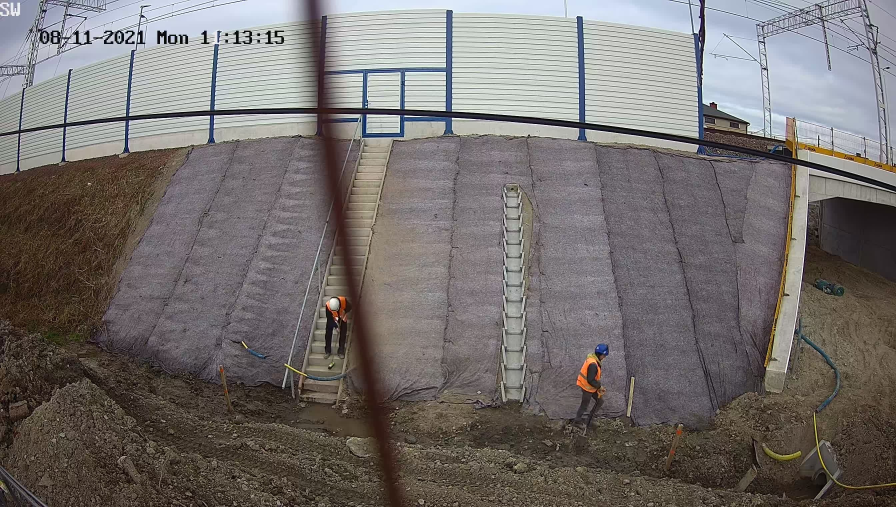
#> input picture images/original_day/image_1.jpg, 2688 x 1520 px, given as the content of the folder images/../images/original_day/image_1.jpg, which was not available (shown at 1/3 size)
$ python hog.py ../images/original_day/image_1.jpg
#> lines starting #> are read from the running program, lines starting #| are printed output that depends on the picture; pictures that were not available may be replaced by others from this repository, and a replacement may not be noted
# lots of false positive
# https://github.com/ThuraAung1601/human-detection-hog
# https://debuggercafe.com/opencv-hog-for-accurate-and-fast-person-detection/
# https://thedatafrog.com/en/articles/human-detection-video/

import cv2
import glob as glob
import os
import shutil
import sys
import imutils
from imutils.object_detection import non_max_suppression
import numpy as np
import time

class HogDetector:
    def __init__(self):
        self.hog = cv2.HOGDescriptor()
        self.hog.setSVMDetector(cv2.HOGDescriptor_getDefaultPeopleDetector())

    def detect_and_save(self, image_path):
        image = cv2.imread(image_path)
#> image is the input picture: shape (1520, 2688, 3); mean B, G, R 109.4, 111.2, 116.5
        image = imutils.resize(image, width=max(2840, image.shape[1])) #Resizing our image also improves the overall accuracy of our pedestrian detection (i.e., less false-positives).
#> image: shape (1605, 2840, 3)
        rects, weights = self.hog.detectMultiScale(image, winStride=(4, 4), padding=(8, 8), scale=1.05)
#> rects = [[421, 25, 65, 130], [1242, 238, 65, 130], [1389, 243, 66, 132], [1813, 280, 64, 128], [2399, 322, 66, 132], [243, 2, 79, 158], [1071, 412, 102, 204], [975, 756, 97, 194], [1011, 899, 95, 189], [904, 8, 194, 387]]; weights = [0.475, 0.961, 0.515, 0.168, 0.739, 0.941, 0.474, 0.188, 0.168, 0.554]

        rects = np.array([[x, y, x + w, y + h] for (x, y, w, h) in rects])
#> rects = [[421, 25, 486, 155], [1242, 238, 1307, 368], [1389, 243, 1455, 375], [1813, 280, 1877, 408], [2399, 322, 2465, 454], [243, 2, 322, 160], [1071, 412, 1173, 616], [975, 756, 1072, 950], [1011, 899, 1106, 1088], [904, 8, 1098, 395]]
        pick = non_max_suppression(rects, probs=None, overlapThresh=0.65)
#> pick = [[1011, 899, 1106, 1088], [975, 756, 1072, 950], [1071, 412, 1173, 616], [2399, 322, 2465, 454], [1813, 280, 1877, 408], [904, 8, 1098, 395], [1389, 243, 1455, 375], [1242, 238, 1307, 368], [243, 2, 322, 160], [421, 25, 486, 155]]

        for (xA, yA, xB, yB) in pick:
            index = np.where((rects[:, 0] == xA) & (rects[:, 1] == yA) & (rects[:, 2] == xB) & (rects[:, 3] == yB))[0][0]

            weight = weights[index]

            cv2.rectangle(image, (xA, yA), (xB, yB), (0, 255, 0), 2)

            text = f"{weight * 100:.2f}%"
            cv2.putText(image, text, (xA, yA - 10), cv2.FONT_HERSHEY_SIMPLEX, 0.6, (0, 255, 0), 2)
#> this loop made 10 passes
#> (xA, yA, xB, yB, index, weight, text) on passes 1 to 10: (1011, 899, 1106, 1088, 8, 0.168, '16.78%'), (975, 756, 1072, 950, 7, 0.188, '18.82%'), (1071, 412, 1173, 616, 6, 0.474, '47.36%'), (2399, 322, 2465, 454, 4, 0.739, '73.88%'), (1813, 280, 1877, 408, 3, 0.168, '16.78%'), (904, 8, 1098, 395, 9, 0.554, '55.43%'), (1389, 243, 1455, 375, 2, 0.515, '51.53%'), (1242, 238, 1307, 368, 1, 0.961, '96.15%'), (243, 2, 322, 160, 5, 0.941, '94.09%'), (421, 25, 486, 155, 0, 0.475, '47.48%')
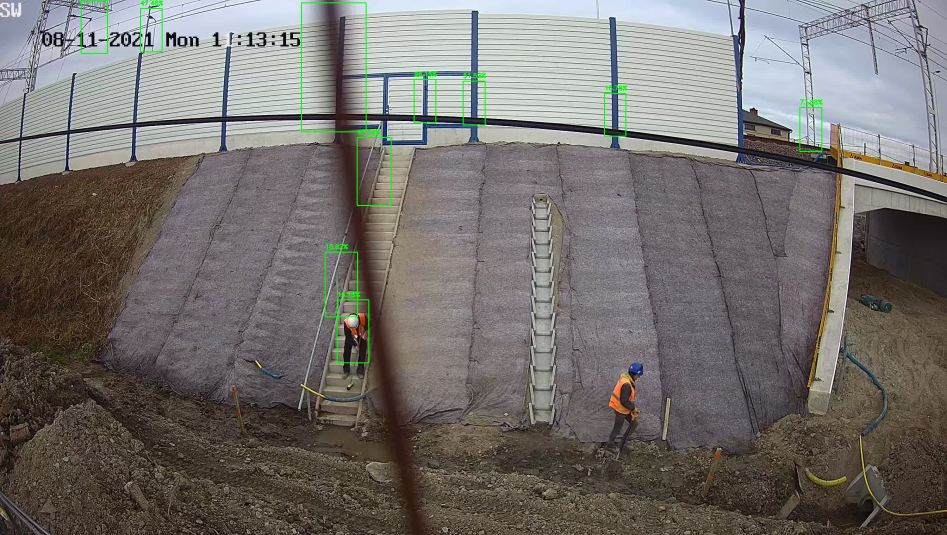
#> image: shape (1605, 2840, 3) (shown at 1/3 size); mean B, G, R 108.6, 111.6, 115.7

        return image

input_folder = 'images/' + sys.argv[1]
output_folder = input_folder + '_hog'

if os.path.exists(output_folder):
    shutil.rmtree(output_folder)
os.makedirs(output_folder, exist_ok=True)

for filename in os.listdir(input_folder):
    if filename.endswith(('.jpg', '.png', '.jpeg')):
        image_path = os.path.join(input_folder, filename)
        detector = HogDetector()

        start_time = time.time()
        annotated_frame = detector.detect_and_save(image_path)
        inference_time = time.time() - start_time

        output_image_path = os.path.join(output_folder, filename)
        cv2.imwrite(output_image_path, annotated_frame)

        print(f"Inference time for {filename}: {inference_time:.3f} seconds")

$ run again, on images/original_night/image_10.png
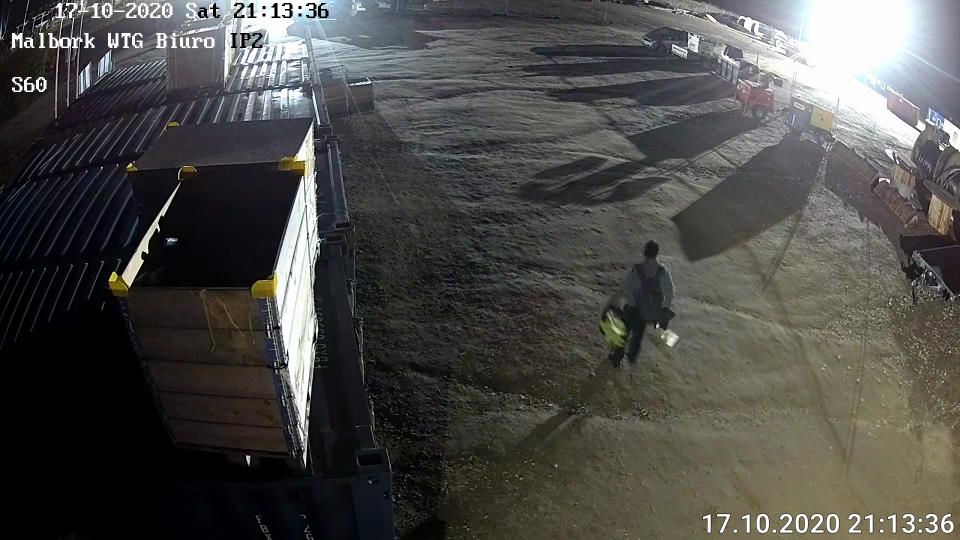
#> input picture images/original_night/image_10.png, 1920 x 1080 px, given as the content of the folder images/../images/original_night/image_10.png, which was not available (shown at 1/2 size)
#> in detect_and_save, image is the input picture: shape (1080, 1920, 3); mean B, G, R 72.2, 75.1, 75.4
#> in detect_and_save, `rects, weights = self.hog.detectMultiScale(image, winStride=(4, 4), pa..`: rects = 13 rows, first 6: [494, 431, 65, 130], [551, 254, 69, 138], [0, 110, 82, 181], [887, 207, 102, 204], [163, 756, 96, 192], [76, 113, 92, 185]; weights = [0.34, 0.277, 0.554, 0.428, 1.91, 0.463, 0.393, 0.927, 0.533, 0.455, 0.88, 0.209, 0.283]
#> in detect_and_save, `rects = np.array([[x, y, x + w, y + h] for (x, y, w, h) in rects])`: rects = 13 rows, first 6: [494, 431, 559, 561], [551, 254, 620, 392], [0, 110, 82, 291], [887, 207, 989, 411], [163, 756, 259, 948], [76, 113, 168, 298]
#> pick = 13 rows, first 6: [775, 896, 1072, 1489], [580, 843, 703, 1089], [264, 887, 354, 1067], [53, 758, 182, 1015], [249, 739, 357, 956], [163, 756, 259, 948]
#> the loop in detect_and_save, `for (xA, yA, xB, yB) in pick:` made 13 passes
#> (xA, yA, xB, yB, index, weight, text) on passes 1 to 8: (775, 896, 1072, 1489, 12, 0.283, '28.31%'), (580, 843, 703, 1089, 10, 0.88, '88.01%'), (264, 887, 354, 1067, 6, 0.393, '39.29%'), (53, 758, 182, 1015, 7, 0.927, '92.68%'), (249, 739, 357, 956, 8, 0.533, '53.33%'), (163, 756, 259, 948, 4, 1.91, '191.09%'), (494, 431, 559, 561, 0, 0.34, '33.97%'), (670, 49, 855, 418, 11, 0.209, '20.90%')
#> after the loop in detect_and_save, `for (xA, yA, xB, yB) in pick:`:
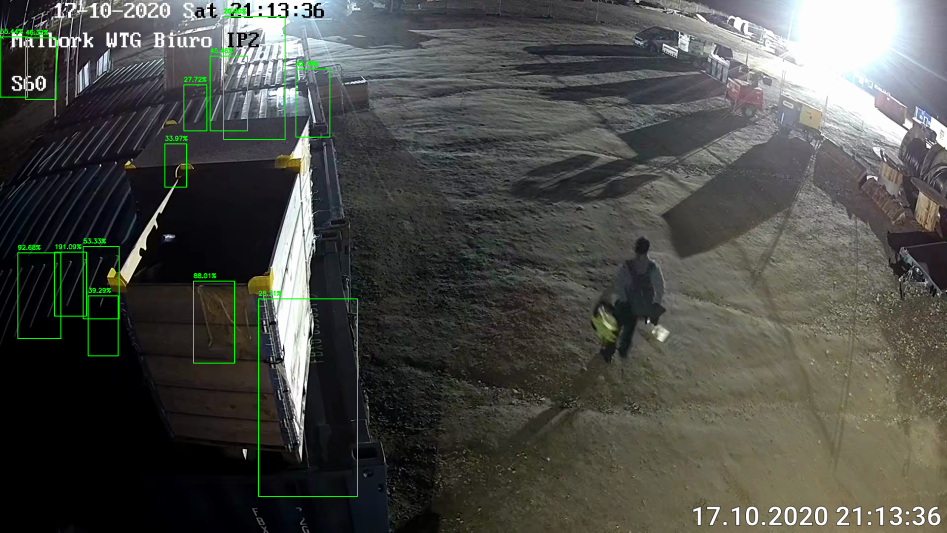
#> image: shape (1597, 2840, 3) (shown at 1/3 size); mean B, G, R 71.6, 76.5, 74.9
